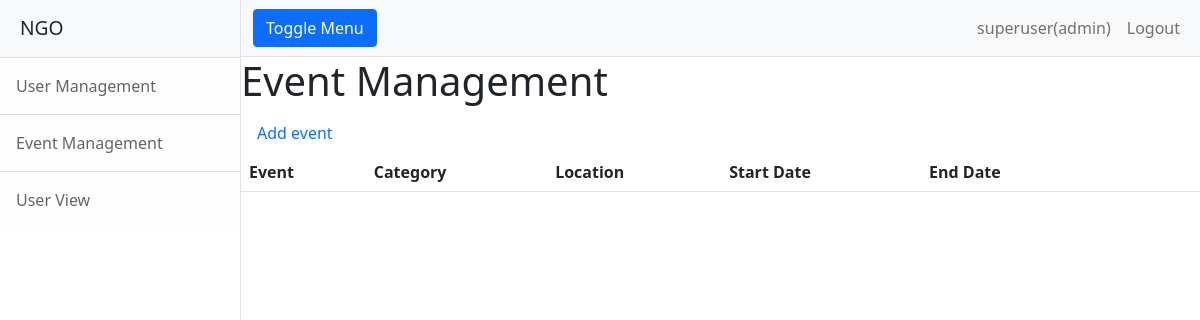
/events/ (signed in), run on an earlier commit of the app's database.
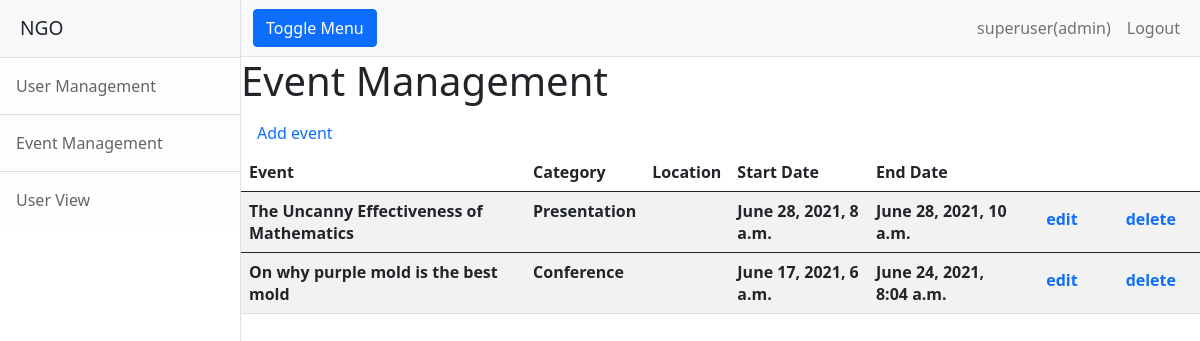
And on a later commit of the database.
### events/models.py (models this page shows)
class Event(models.Model):
    class EventCategory(models.TextChoices):
        SEMINAR = 'Seminar'
        CONFERENCE = 'Conference'
        PRESENTATION = 'Presentation'
    name = models.CharField(max_length=40)
    description = models.CharField(max_length=200)
    image = models.ImageField(null=True, blank=True)
    category = models.CharField(
        max_length=12,
        choices=EventCategory.choices,
        default=EventCategory.PRESENTATION
    )
    start = models.DateTimeField()
    end = models.DateTimeField()
    adult_price = models.FloatField()
    child_price = models.FloatField()
    allow_registration = models.BooleanField(default=False)

### events/views.py (the view)
# urls.py: path('', views.EventListView.as_view(), name="events-list"),
class EventListView(LoginRequiredMixin, ListView):
    model = Event
    template_name = "events/adevents_list.html"
    context_object_name = "events"
    def dispatch(self, request, *args, **kwargs):
        if request.user.is_authenticated:
            if not request.user.role == "admin":
                return HttpResponseForbidden()
        else:
            return HttpResponseForbidden()
        return super().dispatch(request, *args, **kwargs)

### events/templates/events/adevents_list.html (shortened to what this page needs)
{% extends "events/base.html" %}
{% block content %}
  <h1>Event Management</h1>
   <a class="nav-link" href="{% url 'events-create' %}">Add event</a>
  <table class="table table-striped">
  <thead class="thead-dark">
    <tr>
      <th scope="col">Event</th>
      <th scope="col">Category</th>
      <th scope="col">Location</th>
      <th scope="col">Start Date</th>
      <th scope="col">End Date</th>
      <th scope="col">&nbsp;&nbsp;</th>
      <th scope="col">&nbsp;&nbsp;</th>
    </tr>
  </thead>
  {% for event in events %}
      <tr>
        <th>{{ event.name }}</th>
        <th>{{ event.category }}</th>
        <th>{{ event.location }}</th>
        <th>{{ event.start }}</th>
        <th>{{ event.end }}</th>
        <th><a class="nav-link" href="{% url 'events-update' event.pk %}">edit</a></th>
        <th><a class="nav-link" href="{% url 'events-delete' event.pk %}">delete</a></th>
      </tr>
  {% endfor %}
  </table>
{% endblock content %}

What changed in the data, as far as the page shows it:
added Event: name "The Uncanny Effectiveness of Mathematics", category "Presentation", start "June 28, 2021, 8 a.m.", end "June 28, 2021, 10 a.m."
added Event: name "On why purple mold is the best mold", category "Conference", start "June 17, 2021, 6 a.m.", end "June 24, 2021, 8:04 a.m."
